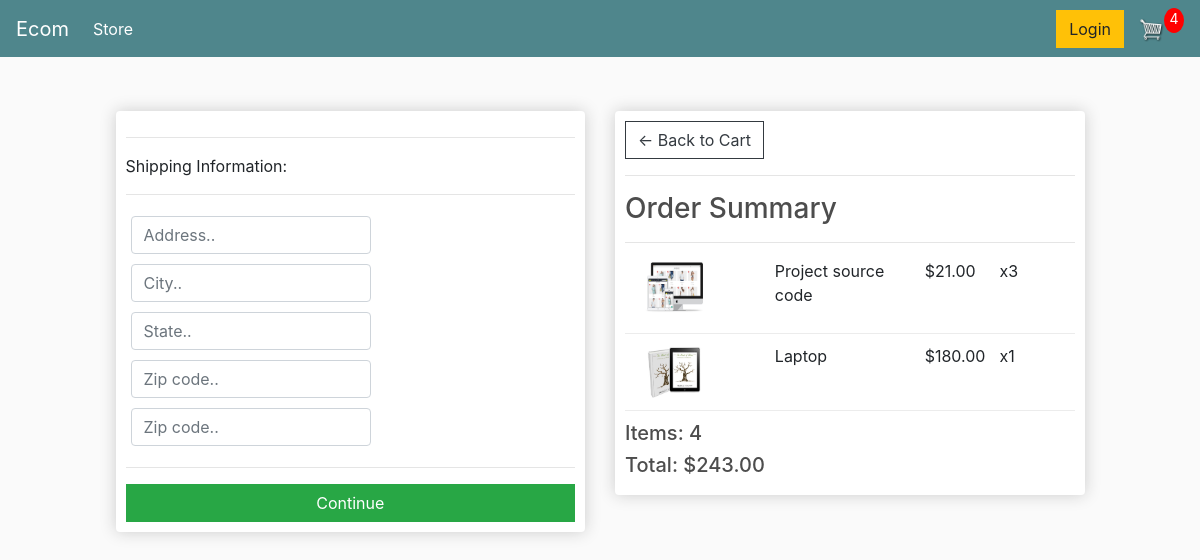
Screenshot of /checkout/ (signed in) with the database file from the repository.
### store/models.py (models this page shows, shortened)
class OrderItem(models.Model):
    product = models.ForeignKey(Product, on_delete=models.SET_NULL, blank=True, null=True)
    order = models.ForeignKey(Order, on_delete=models.SET_NULL, blank=True, null=True)
    quantity = models.IntegerField(default=0, null=True, blank=True)
    date_added = models.DateTimeField(auto_now_add=True)
    @property
    def get_total(self):
        total=self.product.price * self.quantity
        return total

class Product(models.Model):
    name = models.CharField(max_length=200, null=True)
    price = models.FloatField()
    digital = models.BooleanField(default=False, null=True, blank=False)
    image=models.ImageField(blank=True, null=True)
    @property
    def imageURL(self):
        try:
            url=self.image.url
        except:
            url="images/placeholder.png"
        return url

class Order(models.Model):
    customer = models.ForeignKey(Customer, on_delete=models.SET_NULL, blank=True, null=True)
    date_ordered = models.DateTimeField(auto_now_add=True)
    complete = models.BooleanField(default=False, null=True, blank=False)
    transaction_id = models.CharField(max_length=200, null=True)
    @property
    def shipping(self):
        shipping = False
        orderitems = self.orderitem_set.all()
        for i in orderitems:
            if i.product.digital == False:
                shipping = True
        return shipping
    @property
    def get_cart_total(self):
        orderitems = self.orderitem_set.all()
        total = sum(item.get_total for item in orderitems)
        return total
    @property
    def get_cart_items(self):
        orderitems = self.orderitem_set.all()
        total = sum(item.quantity for item in orderitems)
        return total

### store/views.py (the view)
# urls.py: path("checkout/",views.checkout,name="checkout"),
def checkout(request):
	data = cartData(request)
	cartItems = data['cartItems']
	order = data['order']
	items = data['items']
	context = {'items':items, 'order':order, 'cartItems':cartItems}
	return render(request, 'store/checkout.html', context)

### store/utils.py (called while the page is built)
def cartData(request):
	if request.user.is_authenticated:
		customer = request.user.customer
		order, created = Order.objects.get_or_create(customer=customer, complete=False)
		items = order.orderitem_set.all()
		cartItems = order.get_cart_items
	else:
		cookieData = cookieCart(request)
		cartItems = cookieData['cartItems']
		order = cookieData['order']
		items = cookieData['items']
	return {'cartItems':cartItems ,'order':order, 'items':items}

### store/templates/store/checkout.html (shortened to what this page needs)
{% extends 'store/main.html' %}
{% load static %}
{% block content %}
     <div class="row">
		<div class="col-lg-6">
			<div class="box-element" id="form-wrapper">
				<form id="form">
					<div id="shipping-info">
						<hr>
						<p>Shipping Information:</p>
						<hr>
						<div class="form-field">
							<input class="form-control" type="text" name="address" placeholder="Address..">
						</div>
						<div class="form-field">
							<input class="form-control" type="text" name="city" placeholder="City..">
						</div>
						<div class="form-field">
							<input class="form-control" type="text" name="state" placeholder="State..">
						</div>
						<div class="form-field">
							<input class="form-control" type="text" name="zipcode" placeholder="Zip code..">
						</div>
						<div class="form-field">
							<input class="form-control" type="text" name="country" placeholder="Zip code..">
						</div>
					</div>
					<hr>
					<input id="form-button" class="btn btn-success btn-block" type="submit" value="Continue">
				</form>
			</div>
			<br>
		</div>
		<div class="col-lg-6">
			<div class="box-element">
				<a  class="btn btn-outline-dark" href="{% url 'cart' %}">&#x2190; Back to Cart</a>
				<hr>
				<h3>Order Summary</h3>
				<hr>
				{% for item in items %}
				<div class="cart-row">
					<div style="flex:2"><img class="row-image" src="{{item.product.imageURL}}"></div>
					<div style="flex:2"><p>{{item.product.name}}</p></div>
					<div style="flex:1"><p>${{item.product.price|floatformat:2}}</p></div>
					<div style="flex:1"><p>x{{item.quantity}}</p></div>
				</div>
				{% endfor %}
				<h5>Items:   {{order.get_cart_items}}</h5>
				<h5>Total:   ${{order.get_cart_total|floatformat:2}}</h5>
			</div>
		</div>
	</div>
{% endblock content %}

### static/css/main.css (style rules this page uses)
body { background-color: hsl(0, 0%, 98%); }
h1,h2,h3,h4,h5,h6 { color:hsl(0, 0%, 30%); }
.box-element { box-shadow:hsl(0, 0%, 80%) 0 0 16px; background-color: #fff; border-radius: 4px; padding: 10px; }
.col-lg-2, .col-lg-4, .col-lg-6, .col-lg-8, .col-lg-12 { margin-top: 30px; }
.btn { border-radius: 0; }
.row-image { width: 100px; }
.row { margin: auto; width: 90%; }
.form-field { width:250px; display: inline-block; padding: 5px; }
.cart-row { display: flex; align-items: flex-stretch; padding-bottom: 10px; margin-bottom: 10px; border-bottom: 1px solid #ececec; }

### rows the page displays
OrderItem: product.imageURL (picture), product.name "Project source code", product.price "21.00", quantity "3"
OrderItem: product.imageURL (picture), product.name "Laptop", product.price "180.00", quantity "1"
Order: get_cart_items "4", get_cart_total "243.00"

### other values shown
{{ cartItems }} "4"
